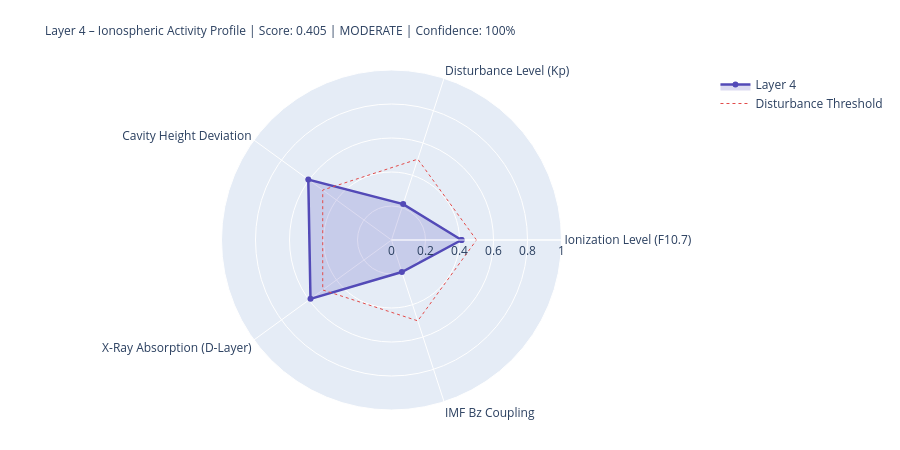

The notebook cell this image was saved under:
### Markdown cell above
---
## 4. State Assessment & Handoff to Layer 5

### Code cell
# ============================================================
# LAYER-4-SCORE
# ============================================================

COMPONENTS = {
    'Ionization Level (F10.7)':    {'score': ioniz,       'source': 'primary' if f107_now else 'from_layer0', 'dynamic': True},
    'Disturbance Level (Kp)':          {'score': disturb,     'source': 'primary' if kp_now   else 'from_layer0', 'dynamic': True},
    'Cavity Height Deviation':    {'score': h_dev,       'source': 'derived',                                'dynamic': True},
    'X-Ray Absorption (D-Layer)':{'score': xray_ioniz,  'source': 'primary' if xray_now else 'missing',     'dynamic': True},
    'IMF Bz Coupling':             {'score': bz_coupling, 'source': 'primary' if bz_now   else 'from_layer0', 'dynamic': True},
}

available    = {k: v['score'] for k, v in COMPONENTS.items() if v['score'] is not None}
unavailable  = [k for k, v in COMPONENTS.items() if v['score'] is None]
layer4_score = round(sum(available.values()) / len(available), 4) if available else None
confidence   = round(len(available) / len(COMPONENTS), 2)
level = ('unknown' if layer4_score is None
         else 'quiet'   if layer4_score < 0.3
         else 'moderate' if layer4_score < 0.6
         else 'active')
dominant_l4 = max(available, key=available.get) if available else 'none'

# Resonance delta for Schumann SR-1
sr1_ref = schumann_freq(1, 80.0)
sr1_now = schumann_freq(1, h_eff)
sr1_delta_mhz = (sr1_now - sr1_ref) * 1000

# Propagation conditions
prop_cond = ('disturbed'   if kp_val > 4
             else 'unsettled' if kp_val > 2
             else 'normal')
if xray_class in ['X', 'M']:
    prop_cond = 'Radio-Blackout moeglich'

W = 68
print('=' * W)
print('LAYER 4 – IONOSPHERE – STATE ASSESSMENT')
print('=' * W)
for name, comp in COMPONENTS.items():
    s = comp['score']
    if s is not None:
        bar = '█' * int(s * 20) + '░' * (20 - int(s * 20))
        print(f'  {name:<36} {bar}  {s:.3f}  [{comp["source"]}]')
    else:
        print(f'  {name:<36} {"─" * 20}  n/a   [missing]')
print('-' * W)
print(f'  Score:          {layer4_score:.3f}  ({len(available)}/{len(COMPONENTS)} components)')
print(f'  Confidence:     {confidence:.0%}')
print(f'  Level:          {level.upper()}')
print(f'  Dominant:       {dominant_l4}')
print(f'  Cavity height:  {h_eff:.1f} km  (Ref: 80.0 km)')
print(f'  SR-1:           {sr1_now:.3f} Hz  (Δ {sr1_delta_mhz:+.1f} mHz vs. ref)')
print(f'  Propagation:    {prop_cond}')
print(f'  X-Ray:          {xray_class}-class  ({xray_now:.2e} W/m²)' if xray_now else '  X-Ray:          n/a')
print('=' * W)

# Radar
cats   = list(available.keys())
vals_r = list(available.values())
if len(cats) >= 3:
    fig = go.Figure()
    fig.add_trace(go.Scatterpolar(
        r=vals_r + [vals_r[0]], theta=cats + [cats[0]],
        fill='toself', fillcolor='rgba(83,74,183,0.20)',
        line=dict(color='#534AB7', width=2.5), name='Layer 4'
    ))
    fig.add_trace(go.Scatterpolar(
        r=[0.5] * (len(cats)+1), theta=cats + [cats[0]],
        line=dict(color='#E24B4A', dash='dot', width=1),
        mode='lines', name='Disturbance Threshold'
    ))
    fig.update_layout(
        title=dict(
            text=f'Layer 4 – Ionospheric Activity Profile | Score: {layer4_score:.3f} | {level.upper()} | Confidence: {confidence:.0%}',
            font=dict(size=12)
        ),
        polar=dict(radialaxis=dict(visible=True, range=[0, 1])),
        height=450, showlegend=True,
        margin=dict(l=80, r=80, t=70, b=40)
    )
    fig.show()

### Figure 1 — Plotly figure (JSON) as saved in the notebook; plotly's stock layout.template omitted (floating-point values rounded to 4 significant figures)
{"data": [{"fill": "toself", "fillcolor": "rgba(83,74,183,0.20)", "line": {"color": "#534AB7", "width": 2.5}, "name": "Layer 4", "r": [0.412, 0.222, 0.605, 0.589, 0.198, 0.412], "theta": ["Ionization Level (F10.7)", "Disturbance Level (Kp)", "Cavity Height Deviation", "X-Ray Absorption (D-Layer)", "IMF Bz Coupling", "Ionization Level (F10.7)"], "type": "scatterpolar"}, {"line": {"color": "#E24B4A", "dash": "dot", "width": 1}, "mode": "lines", "name": "Disturbance Threshold", "r": [0.5, 0.5, 0.5, 0.5, 0.5, 0.5], "theta": ["Ionization Level (F10.7)", "Disturbance Level (Kp)", "Cavity Height Deviation", "X-Ray Absorption (D-Layer)", "IMF Bz Coupling", "Ionization Level (F10.7)"], "type": "scatterpolar"}], "layout": {"height": 450, "margin": {"b": 40, "l": 80, "r": 80, "t": 70}, "polar": {"radialaxis": {"range": [0, 1], "visible": true}}, "showlegend": true, "title": {"font": {"size": 12}, "text": "Layer 4 – Ionospheric Activity Profile | Score: 0.405 | MODERATE | Confidence: 100%"}}}
